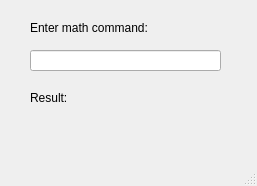
<?xml version="1.0" encoding="UTF-8"?>
<ui version="4.0">
 <class>MainWindow</class>
 <widget class="QMainWindow" name="MainWindow">
  <property name="geometry">
   <rect>
    <x>0</x>
    <y>0</y>
    <width>257</width>
    <height>186</height>
   </rect>
  </property>
  <property name="windowTitle">
   <string>MainWindow</string>
  </property>
  <widget class="QWidget" name="centralwidget">
   <widget class="QLineEdit" name="input">
    <property name="geometry">
     <rect>
      <x>30</x>
      <y>50</y>
      <width>191</width>
      <height>21</height>
     </rect>
    </property>
   </widget>
   <widget class="QLabel" name="enter">
    <property name="geometry">
     <rect>
      <x>30</x>
      <y>20</y>
      <width>141</width>
      <height>16</height>
     </rect>
    </property>
    <property name="text">
     <string>Enter math command: </string>
    </property>
   </widget>
   <widget class="QLabel" name="result_label">
    <property name="geometry">
     <rect>
      <x>30</x>
      <y>90</y>
      <width>111</width>
      <height>16</height>
     </rect>
    </property>
    <property name="text">
     <string>Result:</string>
    </property>
   </widget>
   <widget class="QLabel" name="result">
    <property name="geometry">
     <rect>
      <x>30</x>
      <y>120</y>
      <width>191</width>
      <height>16</height>
     </rect>
    </property>
    <property name="text">
     <string/>
    </property>
   </widget>
  </widget>
  <widget class="QMenuBar" name="menubar">
   <property name="geometry">
    <rect>
     <x>0</x>
     <y>0</y>
     <width>257</width>
     <height>22</height>
    </rect>
   </property>
  </widget>
  <widget class="QStatusBar" name="statusbar"/>
 </widget>
 <resources/>
 <connections/>
</ui>
